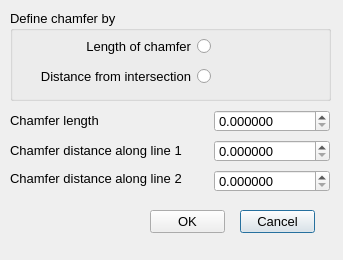
<?xml version="1.0" encoding="UTF-8"?>
<ui version="4.0">
 <class>Chamfer_Dialog</class>
 <widget class="QDialog" name="Chamfer_Dialog">
  <property name="geometry">
   <rect>
    <x>0</x>
    <y>0</y>
    <width>343</width>
    <height>260</height>
   </rect>
  </property>
  <property name="minimumSize">
   <size>
    <width>343</width>
    <height>260</height>
   </size>
  </property>
  <property name="maximumSize">
   <size>
    <width>343</width>
    <height>260</height>
   </size>
  </property>
  <property name="font">
   <font>
    <pointsize>10</pointsize>
   </font>
  </property>
  <property name="windowTitle">
   <string>Insert chamfer options</string>
  </property>
  <widget class="QPushButton" name="_2">
   <property name="geometry">
    <rect>
     <x>240</x>
     <y>210</y>
     <width>75</width>
     <height>23</height>
    </rect>
   </property>
   <property name="text">
    <string>Cancel</string>
   </property>
  </widget>
  <widget class="QPushButton" name="_1">
   <property name="geometry">
    <rect>
     <x>150</x>
     <y>210</y>
     <width>75</width>
     <height>23</height>
    </rect>
   </property>
   <property name="text">
    <string>OK</string>
   </property>
  </widget>
  <widget class="QGroupBox" name="groupBox">
   <property name="geometry">
    <rect>
     <x>10</x>
     <y>10</y>
     <width>321</width>
     <height>91</height>
    </rect>
   </property>
   <property name="title">
    <string>Define chamfer by</string>
   </property>
   <widget class="QRadioButton" name="_100">
    <property name="geometry">
     <rect>
      <x>-30</x>
      <y>26</y>
      <width>231</width>
      <height>21</height>
     </rect>
    </property>
    <property name="layoutDirection">
     <enum>Qt::RightToLeft</enum>
    </property>
    <property name="text">
     <string>Length of chamfer</string>
    </property>
   </widget>
   <widget class="QRadioButton" name="_101">
    <property name="geometry">
     <rect>
      <x>-30</x>
      <y>56</y>
      <width>231</width>
      <height>21</height>
     </rect>
    </property>
    <property name="layoutDirection">
     <enum>Qt::RightToLeft</enum>
    </property>
    <property name="text">
     <string>Distance from intersection</string>
    </property>
   </widget>
  </widget>
  <widget class="QLabel" name="label_3">
   <property name="geometry">
    <rect>
     <x>10</x>
     <y>112</y>
     <width>121</width>
     <height>16</height>
    </rect>
   </property>
   <property name="text">
    <string>Chamfer length</string>
   </property>
  </widget>
  <widget class="QLabel" name="label_4">
   <property name="geometry">
    <rect>
     <x>10</x>
     <y>142</y>
     <width>203</width>
     <height>16</height>
    </rect>
   </property>
   <property name="text">
    <string>Chamfer distance along line 1</string>
   </property>
  </widget>
  <widget class="QLabel" name="label_5">
   <property name="geometry">
    <rect>
     <x>10</x>
     <y>170</y>
     <width>201</width>
     <height>16</height>
    </rect>
   </property>
   <property name="text">
    <string>Chamfer distance along line 2</string>
   </property>
  </widget>
  <widget class="RCDoubleSpinBox" name="_102">
   <property name="geometry">
    <rect>
     <x>214</x>
     <y>110</y>
     <width>116</width>
     <height>22</height>
    </rect>
   </property>
   <property name="decimals">
    <number>6</number>
   </property>
   <property name="maximum">
    <double>100000000.000000000000000</double>
   </property>
  </widget>
  <widget class="RCDoubleSpinBox" name="_103">
   <property name="geometry">
    <rect>
     <x>214</x>
     <y>140</y>
     <width>116</width>
     <height>22</height>
    </rect>
   </property>
   <property name="decimals">
    <number>6</number>
   </property>
   <property name="maximum">
    <double>100000000.000000000000000</double>
   </property>
  </widget>
  <widget class="RCDoubleSpinBox" name="_104">
   <property name="geometry">
    <rect>
     <x>214</x>
     <y>170</y>
     <width>116</width>
     <height>22</height>
    </rect>
   </property>
   <property name="decimals">
    <number>6</number>
   </property>
   <property name="maximum">
    <double>100000000.000000000000000</double>
   </property>
  </widget>
 </widget>
 <customwidgets>
  <customwidget>
   <class>RCDoubleSpinBox</class>
   <extends>QDoubleSpinBox</extends>
   <header>../RealCADQt/source/rcdoublespinbox.h</header>
  </customwidget>
 </customwidgets>
 <tabstops>
  <tabstop>_102</tabstop>
  <tabstop>_103</tabstop>
  <tabstop>_104</tabstop>
  <tabstop>_1</tabstop>
  <tabstop>_2</tabstop>
  <tabstop>_101</tabstop>
  <tabstop>_100</tabstop>
 </tabstops>
 <resources/>
 <connections/>
</ui>
